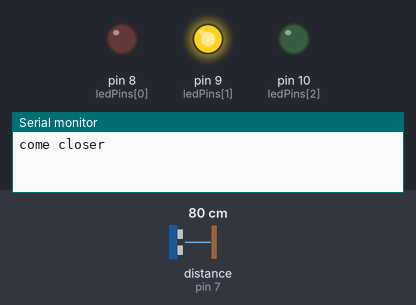
Bench run of a sketch on a simulated Arduino Uno, built with avr-gcc and run on an emulated ATmega328P. Parts: output pins drawn as LEDs (lit = HIGH), the last lines printed to the serial monitor. Wiring (from diagram.json): ultrasonic range finder: trigger pin 6; echo pin 7. Dashed ring = blinking. The test bench sets the inputs (shaded band); at power-on: distance to the obstacle (sensor on pin 7) 80 cm. The echo pulse lasts 58.3 µs per cm; pins used as bus, display or sensor lines are not drawn.

Above: at 1.2 s.
1.3 s: distance to the obstacle (sensor on pin 7) set to 65 cm
2.8 s: distance to the obstacle (sensor on pin 7) set to 54 cm
At 3.8 s:
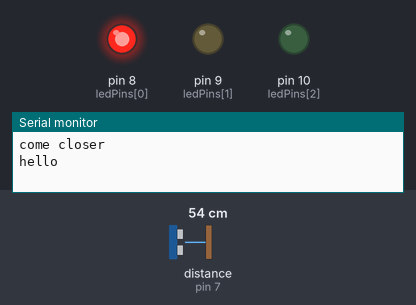
4.6 s: distance to the obstacle (sensor on pin 7) set to 23 cm
6.1 s: distance to the obstacle (sensor on pin 7) set to 19 cm
At 6.9 s:
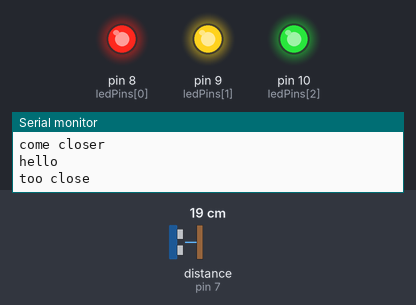
7.9 s: distance to the obstacle (sensor on pin 7) set to 35 cm
At 9.1 s:
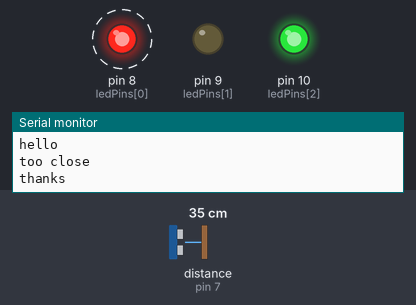
10.9 s: distance to the obstacle (sensor on pin 7) set to 250 cm
At 12.6 s:
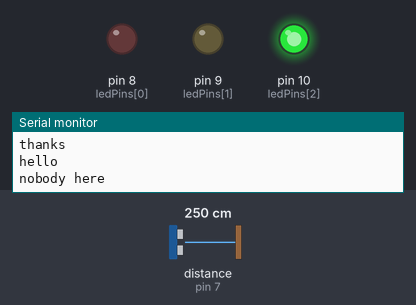
Timing chart, 0 to 13.7 s (numbered marks = the images above; inputs shaded):
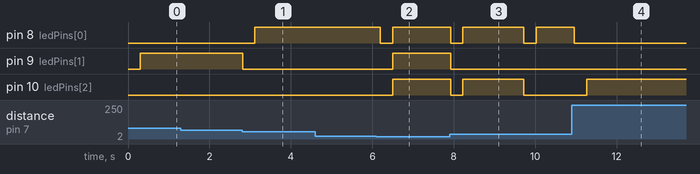

The sketch:

sketch.ino
```cpp
// Reactive Monitor
// The Custom Binary Code, but now an ultrasonic sensor decides what gets said.
// The LEDs show a coded reaction to how close someone is.
//
// Rules of the code:
//   000 (all off) = gap between words
//   a new word is only sent when the reaction changes

const int ledPins[] = {8, 9, 10};
const int NUM_LEDS = 3;

const int TRIG_PIN = 6;
const int ECHO_PIN = 7;

const int GAP_TIME = 300;     // all-off gap between words (ms)
const int THANKS_TIME = 1500; // how long "thanks" shows (ms)

// Vocabulary
const int TOO_CLOSE = 0;
const int HELLO = 1;
const int COME_CLOSER = 2;
const int NOBODY = 3;
const int THANKS = 4;

String vocabulary[] = {"too close", "hello", "come closer", "nobody here", "thanks"};

int codes[][3] = {
  {1, 1, 1},  // too close
  {1, 0, 0},  // hello
  {0, 1, 0},  // come closer
  {0, 0, 1},  // nobody here
  {1, 0, 1}   // thanks
};

int lastWord = -1;

void setup() {
  Serial.begin(9600);
  for (int i = 0; i < NUM_LEDS; i++) {
    pinMode(ledPins[i], OUTPUT);
  }
  pinMode(TRIG_PIN, OUTPUT);
  pinMode(ECHO_PIN, INPUT);
}

// Send a short pulse and time how long the echo takes to come back
long readDistanceCm() {
  digitalWrite(TRIG_PIN, LOW);
  delayMicroseconds(2);
  digitalWrite(TRIG_PIN, HIGH);
  delayMicroseconds(10);
  digitalWrite(TRIG_PIN, LOW);

  long duration = pulseIn(ECHO_PIN, HIGH, 30000);
  if (duration == 0) {
    return 400;  // no echo, treat it as nothing there
  }
  return duration / 58;  // microseconds to centimetres
}

// Turn a distance into a word
int chooseWord(long distance) {
  if (distance < 20) {
    return TOO_CLOSE;
  } else if (distance < 60) {
    return HELLO;
  } else if (distance < 150) {
    return COME_CLOSER;
  } else {
    return NOBODY;
  }
}

void showPattern(const int pattern[]) {
  for (int i = 0; i < NUM_LEDS; i++) {
    digitalWrite(ledPins[i], pattern[i] == 1 ? HIGH : LOW);
  }
}

void allOff() {
  for (int i = 0; i < NUM_LEDS; i++) {
    digitalWrite(ledPins[i], LOW);
  }
}

void sendWord(int wordIndex) {
  allOff();  // gap so you can tell a new word is coming
  delay(GAP_TIME);
  showPattern(codes[wordIndex]);
  Serial.println(vocabulary[wordIndex]);
}

void loop() {
  long distance = readDistanceCm();
  int currentWord = chooseWord(distance);

  if (currentWord != lastWord) {
    // If someone backs off after being too close, say thanks first
    if (lastWord == TOO_CLOSE) {
      sendWord(THANKS);
      delay(THANKS_TIME);
    }
    sendWord(currentWord);
    lastWord = currentWord;
  }

  delay(100);
}
```

Measured:
- the behaviour switches between 60 and 59 cm on distance to the obstacle (sensor on pin 7) (found by bisection; images 0 and 1)
- the behaviour switches between 21 and 20 cm on distance to the obstacle (sensor on pin 7) (found by bisection; images 1 and 2)
- after the input at 1.3 s, every drawn part: stays the same
- after the input at 2.8 s, pin 8 (ledPins[0]): LOW → HIGH after 0.32 s; pin 9 (ledPins[1]): HIGH → LOW at once
- after the input at 4.6 s, every drawn part: stays the same
- after the input at 6.1 s, pin 8 (ledPins[0]): HIGH → LOW after 0.10 s, → HIGH 0.30 s later; pin 9 (ledPins[1]), pin 10 (ledPins[2]): LOW → HIGH after 0.40 s
- after the input at 7.9 s, pin 8 (ledPins[0]): alternates HIGH for 1.5 s and LOW for 0.30 s, starting at once; pin 9 (ledPins[1]): HIGH → LOW at once; pin 10 (ledPins[2]): HIGH → LOW at once, → HIGH 0.30 s later, → LOW 1.5 s later
- after the input at 10.9 s, pin 8 (ledPins[0]): HIGH → LOW after 0.06 s; pin 10 (ledPins[2]): LOW → HIGH after 0.36 s
